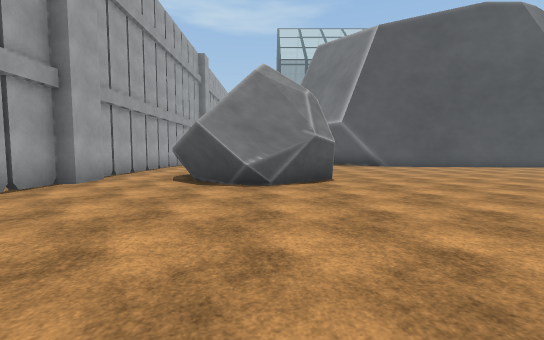
[1] (above)

20 first-person views from a walk through a 3-D level made in the Unity game engine. The camera is 1.4 m above the floor, tilts 4° down and sees 90° across. The floor is counted in squares, 2 m on a side. Each view is taken from the middle of a square. On the plan, view 1 faces up. The plan holds only what a view shows up to about 9 squares ahead; the rest is blank. The place goes on beyond the plan. Some surface patterns are stand-ins.

[2]
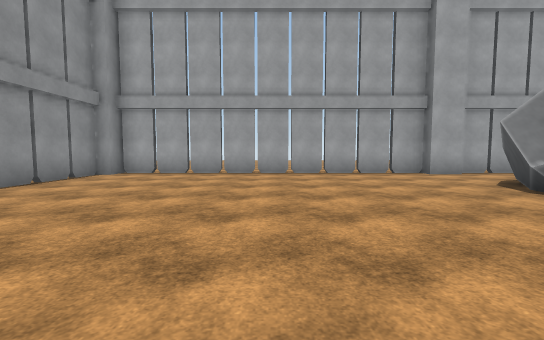

[3]
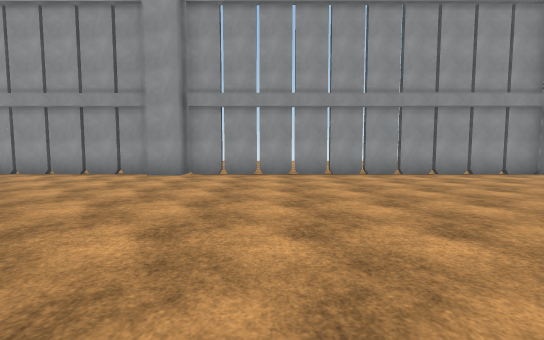

[4]
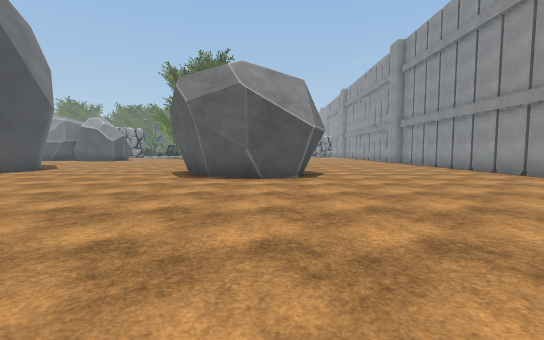

[5]
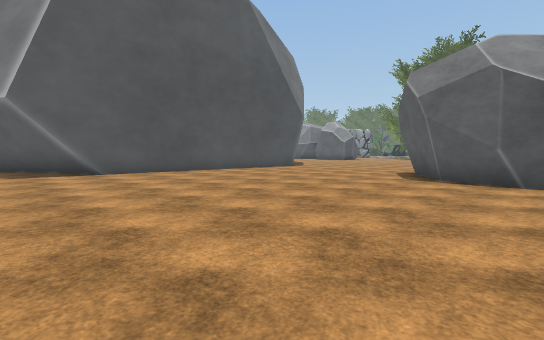

[6]
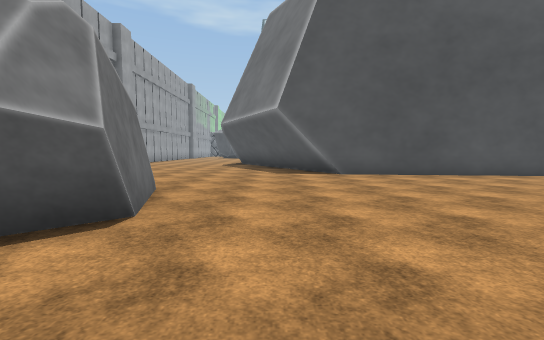

[7]
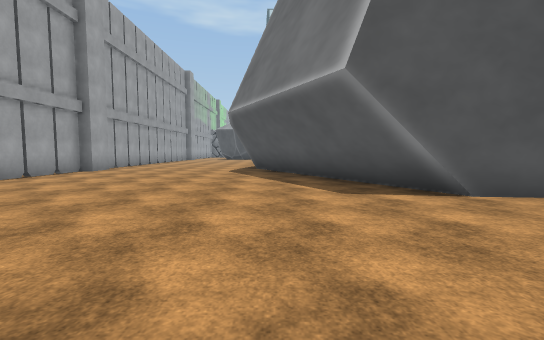

[8]
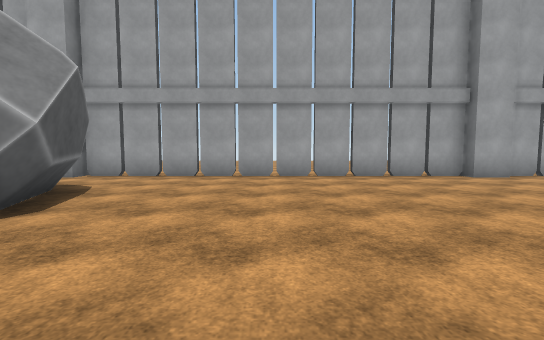

[9]
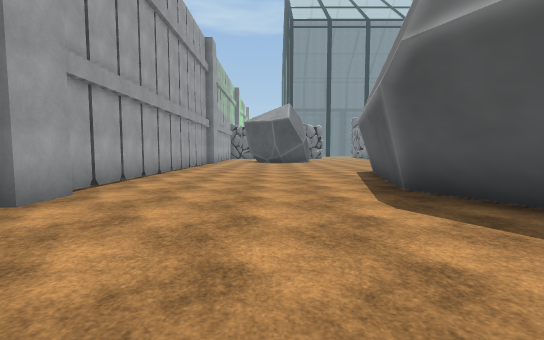

[10]
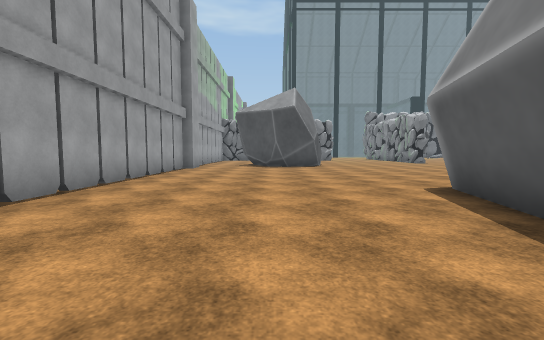

[11]
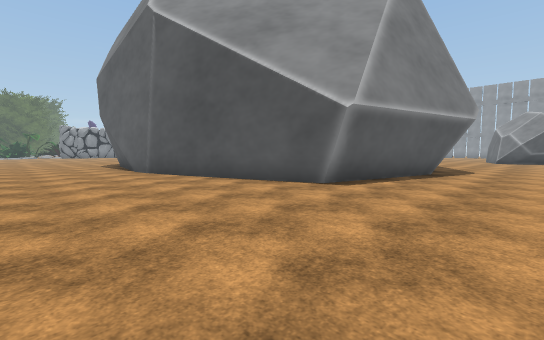

[12]
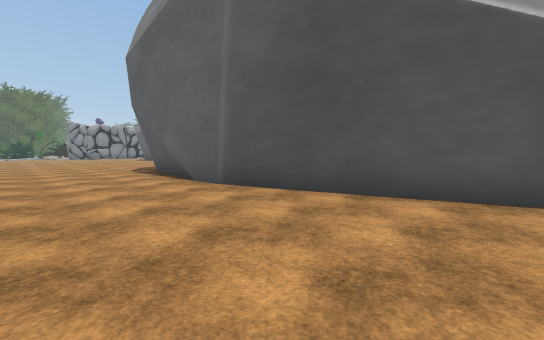

[13]
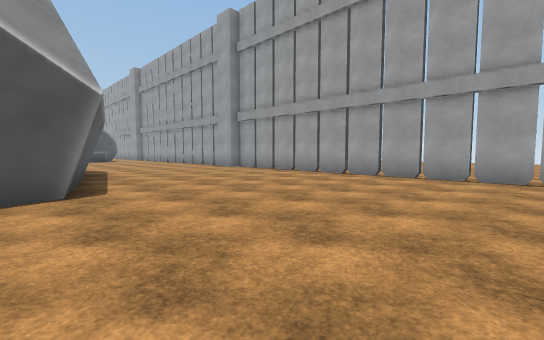

[14]
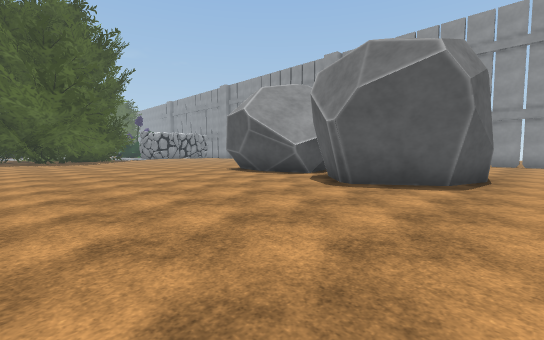

[15]
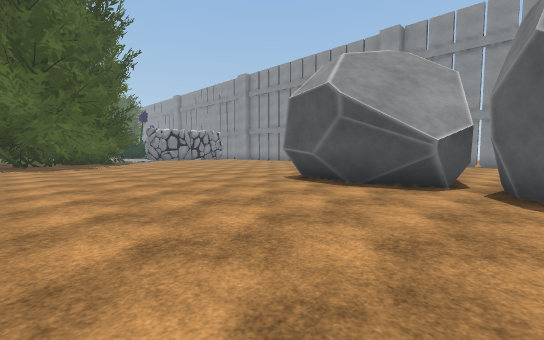

[16]
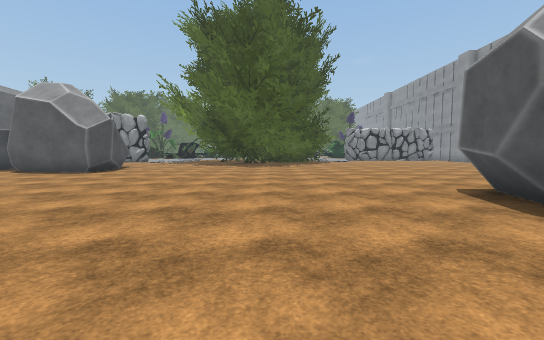

[17]
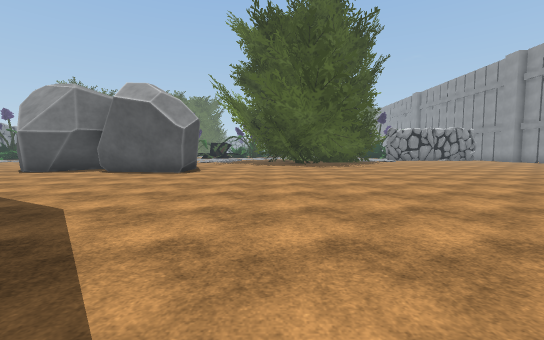

[18]
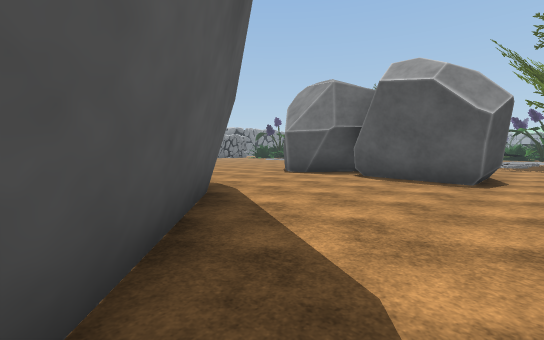

[19]
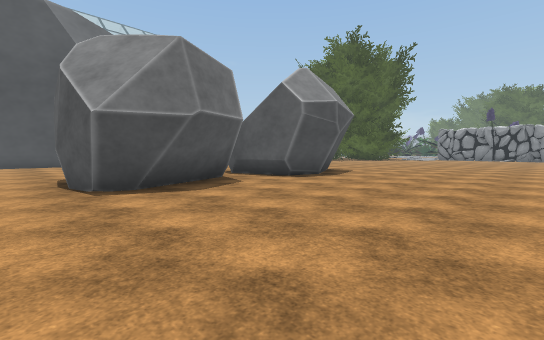

[20]
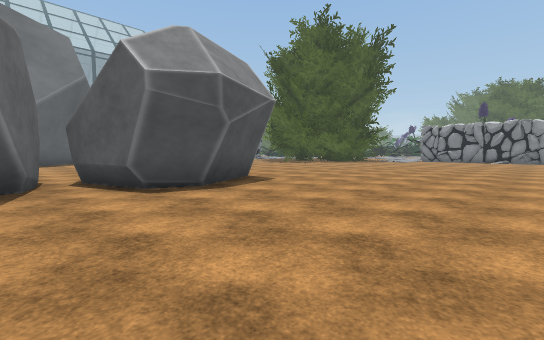

### Floor plan
Points are (right, up) in squares from view 1. A wall is a line through its corners. A room is listed if a view was taken in it or the views show most of it. See-through windows are left out.
Room 1 (views 1, 2, 3, 4, 5, 6, 7, 8, 9, 10, 11, 12, 13, 14, 15, 16, 17, 18, 19, 20)
walls: (12, 11.5) (4.2, 12.2); (4.5, 12.2) (1, 18.5); (9.8, 3.3) (10.3, 4.8) (12.1, 6) (13.6, 4.4); (13.3, 4.6) (13.5, 3.9); (10, 2.3) (9.8, 3.7); (0.8, 9) (1.5, 6.6) (0.1, 5.3); (14.3, 4.6) (16.9, 4.9); (0.7, 5.7) (-0.4, 5.3); (13.3, 2.9) (10.8, 1.9); (0.5, 5.7) (-1.1, 5.4); (13.2, 2.6) (11, 1.7) (10, 2.1); (-0.6, 5.4) (-2.3, 6.5); (16.5, 5) (18.1, 4.6); (14.6, 1.9) (14, 3.6) (14.3, 4.5) (14.8, 4.6); (-1.9, 8.6) (-0.5, 9.2) (0.3, 9.2); (16.1, 1.5) (14.8, 1.9); (1.1, 18.7) (2.2, 23.1) (7.9, 24.9); (18.1, 2.7) (15.9, 1.5); (17.8, 17.1) (14.9, 13.7); (6.6, -3.8) (7.6, -3.8); (7.8, -4.2) (12.3, -4.2); (21.6, 13.9) (22.2, 16.9); (22.6, 13.6) (21.6, 13.8); (-4.2, 18.4) (-4.2, 17.3) (-4.6, 17.3) (-4.6, 6.7) (-4.2, 6.7) (-4.2, 5.8) (-4.6, 5.8) (-4.6, -3.8) (-4.2, -3.8); (7.8, 24.7) (10.3, 24.8); (9, 24.9) (12.2, 24.4); (23.3, 17.3) (22, 18.1); (-4.2, -4.2) (6.5, -4.2); (-4.6, 28.1) (-4.6, 18.6)
low walls: (5, 12.1) (3.2, 15.4); (4.8, 12) (1.1, 18.7); (10.9, 2) (10, 2.3); (3.1, 15.5) (2.6, 16.4); (-0.4, 5.3) (-0.6, 5.4); (16.2, 4.7) (17.9, 4.2); (16.4, 4.9) (17.9, 4.3); (14.8, 1.9) (14.1, 4.2) (15.4, 4.5); (-1.9, 8.2) (0.1, 9); (2.2, 17.2) (1.3, 18.8) (1.4, 19.5); (17.2, 2.4) (15.8, 1.7); (18, 2.8) (17.3, 2.5); (22.6, 13.8) (21.6, 13.9); (22.1, 18.3) (21.8, 19.1); (23.3, 17.4) (21.9, 18.3)
ways out: opening at (10.8, 26.5); opening at (20, 18)

Where each view was taken, in squares from view 1:
view 1: 0 up, 0 right, facing up
view 2: 1 up, 4 right, facing left
view 3: 4 up, 4 right, facing down
view 4: 3 up, 3 right, facing right
view 5: 3 up, 3 right, facing up-right
view 6: 4 up, 3 right, facing up
view 7: 8 up, 2 right, facing up
view 8: 12 up, 3 right, facing left
view 9: 14 up, 1 left, facing up
view 10: 18 up, 1 left, facing up
view 11: 28 up, 1 left, facing down-right
view 12: 28 up, 3 right, facing down-right
view 13: 28 up, 3 right, facing down-left
view 14: 11 up, 9 right, facing down-right
view 15: 10 up, 13 right, facing down-right
view 16: 8 up, 13 right, facing right
view 17: 11 up, 13 right, facing right
view 18: 13 up, 15 right, facing up-right
view 19: 3 down, 9 right, facing up-right
view 20: 3 down, 13 right, facing up-right
